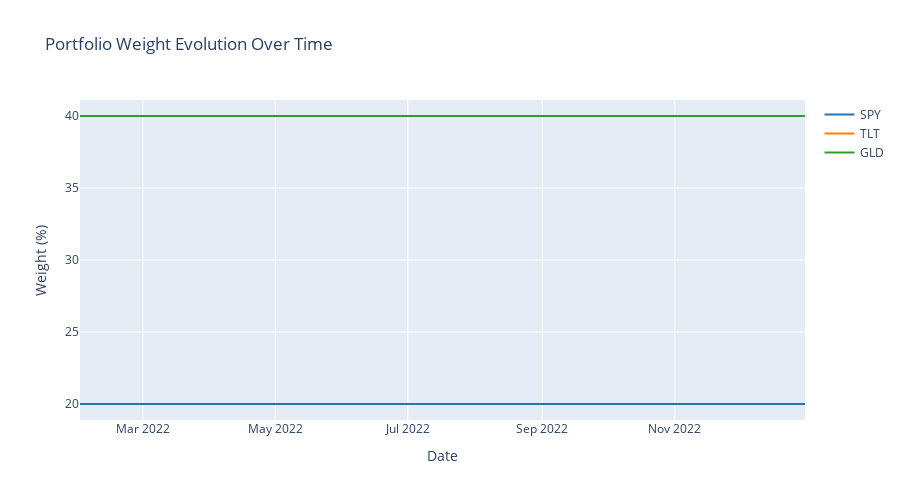

The cell this chart's notebook holds for it:
### Markdown cell above
## 3. Portfolio Weight Evolution Visualization

Let's visualize how the portfolio weights evolved over time based on regime predictions:

### Code cell
# Get the backtest results for visualization
backtest_result = app.backtest_engine.results
visualizer = PerformanceVisualizer(app.config)

# Create weight evolution plot
if hasattr(backtest_result, 'portfolio_weights'):
    weights_df = backtest_result.portfolio_weights
    
    # Create interactive plot
    fig = go.Figure()
    
    colors = ['#1f77b4', '#ff7f0e', '#2ca02c', '#d62728', '#9467bd']
    
    for i, asset in enumerate(weights_df.columns):
        fig.add_trace(go.Scatter(
            x=weights_df.index,
            y=weights_df[asset] * 100,  # Convert to percentage
            mode='lines',
            name=asset,
            line=dict(width=2, color=colors[i % len(colors)]),
            hovertemplate=f'{asset}: %{{y:.1f}}%<extra></extra>'
        ))
    
    fig.update_layout(
        title="Portfolio Weight Evolution Over Time",
        xaxis_title="Date",
        yaxis_title="Weight (%)",
        hovermode='x unified',
        height=500
    )
    
    fig.show()
    
    print("Portfolio allocation changes based on regime predictions:")
    print(weights_df.describe())
else:
    print("Portfolio weights data not available")

### Figure 1 — Plotly figure (JSON) as saved in the notebook; plotly's stock layout.template omitted (floating-point values rounded to 4 significant figures)
{"data": [{"hovertemplate": "SPY: %{y:.1f}%<extra></extra>", "line": {"color": "#1f77b4", "width": 2}, "mode": "lines", "name": "SPY", "type": "scatter", "x": ["2022-01-31T00:00:00.000000000", "2022-02-28T00:00:00.000000000", "2022-03-31T00:00:00.000000000", "2022-04-30T00:00:00.000000000", "2022-05-31T00:00:00.000000000", "2022-06-30T00:00:00.000000000", "2022-07-31T00:00:00.000000000", "2022-08-31T00:00:00.000000000", "2022-09-30T00:00:00.000000000", "2022-10-31T00:00:00.000000000", "2022-11-30T00:00:00.000000000", "2022-12-31T00:00:00.000000000"], "y": [20.0, 20.0, 20.0, 20.0, 20.0, 20.0, 20.0, 20.0, 20.0, 20.0, 20.0, 20.0]}, {"hovertemplate": "TLT: %{y:.1f}%<extra></extra>", "line": {"color": "#ff7f0e", "width": 2}, "mode": "lines", "name": "TLT", "type": "scatter", "x": ["2022-01-31T00:00:00.000000000", "2022-02-28T00:00:00.000000000", "2022-03-31T00:00:00.000000000", "2022-04-30T00:00:00.000000000", "2022-05-31T00:00:00.000000000", "2022-06-30T00:00:00.000000000", "2022-07-31T00:00:00.000000000", "2022-08-31T00:00:00.000000000", "2022-09-30T00:00:00.000000000", "2022-10-31T00:00:00.000000000", "2022-11-30T00:00:00.000000000", "2022-12-31T00:00:00.000000000"], "y": [40.0, 40.0, 40.0, 40.0, 40.0, 40.0, 40.0, 40.0, 40.0, 40.0, 40.0, 40.0]}, {"hovertemplate": "GLD: %{y:.1f}%<extra></extra>", "line": {"color": "#2ca02c", "width": 2}, "mode": "lines", "name": "GLD", "type": "scatter", "x": ["2022-01-31T00:00:00.000000000", "2022-02-28T00:00:00.000000000", "2022-03-31T00:00:00.000000000", "2022-04-30T00:00:00.000000000", "2022-05-31T00:00:00.000000000", "2022-06-30T00:00:00.000000000", "2022-07-31T00:00:00.000000000", "2022-08-31T00:00:00.000000000", "2022-09-30T00:00:00.000000000", "2022-10-31T00:00:00.000000000", "2022-11-30T00:00:00.000000000", "2022-12-31T00:00:00.000000000"], "y": [40.0, 40.0, 40.0, 40.0, 40.0, 40.0, 40.0, 40.0, 40.0, 40.0, 40.0, 40.0]}], "layout": {"height": 500, "hovermode": "x unified", "title": {"text": "Portfolio Weight Evolution Over Time"}, "xaxis": {"title": {"text": "Date"}}, "yaxis": {"title": {"text": "Weight (%)"}}}}
